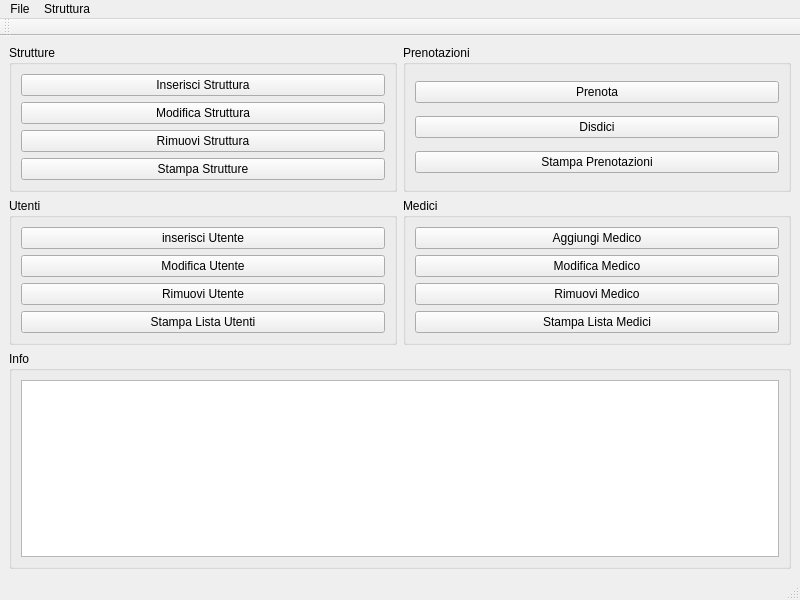
<?xml version="1.0" encoding="UTF-8"?>
<ui version="4.0">
 <class>InterfacciaAmministratore</class>
 <widget class="QMainWindow" name="InterfacciaAmministratore">
  <property name="geometry">
   <rect>
    <x>0</x>
    <y>0</y>
    <width>800</width>
    <height>600</height>
   </rect>
  </property>
  <property name="windowTitle">
   <string>Asl Roma 1</string>
  </property>
  <widget class="QWidget" name="centralwidget">
   <layout class="QGridLayout" name="gridLayout">
    <item row="2" column="3">
     <widget class="QGroupBox" name="prenotazioni">
      <property name="title">
       <string notr="true">Prenotazioni</string>
      </property>
      <property name="flat">
       <bool>false</bool>
      </property>
      <layout class="QVBoxLayout" name="verticalLayout_2">
       <item>
        <widget class="QPushButton" name="prenotaButton">
         <property name="text">
          <string>Prenota</string>
         </property>
        </widget>
       </item>
       <item>
        <widget class="QPushButton" name="disdiciPrenoButton">
         <property name="text">
          <string>Disdici</string>
         </property>
        </widget>
       </item>
       <item>
        <widget class="QPushButton" name="stampaPrenotaButton">
         <property name="text">
          <string>Stampa Prenotazioni</string>
         </property>
        </widget>
       </item>
      </layout>
     </widget>
    </item>
    <item row="3" column="2">
     <widget class="QGroupBox" name="Utenti">
      <property name="title">
       <string notr="true">Utenti</string>
      </property>
      <property name="flat">
       <bool>false</bool>
      </property>
      <layout class="QVBoxLayout" name="verticalLayout">
       <item>
        <widget class="QPushButton" name="inserisciUtenteButton">
         <property name="text">
          <string>inserisci Utente</string>
         </property>
        </widget>
       </item>
       <item>
        <widget class="QPushButton" name="modificaUtenteButton">
         <property name="text">
          <string>Modifica Utente</string>
         </property>
        </widget>
       </item>
       <item>
        <widget class="QPushButton" name="rimuoviUtenteButton">
         <property name="text">
          <string>Rimuovi Utente</string>
         </property>
        </widget>
       </item>
       <item>
        <widget class="QPushButton" name="stampaUtenteButton">
         <property name="text">
          <string>Stampa Lista Utenti</string>
         </property>
        </widget>
       </item>
      </layout>
     </widget>
    </item>
    <item row="3" column="3">
     <widget class="QGroupBox" name="Medici">
      <property name="title">
       <string notr="true">Medici</string>
      </property>
      <property name="flat">
       <bool>false</bool>
      </property>
      <layout class="QVBoxLayout" name="verticalLayout_3">
       <item>
        <widget class="QPushButton" name="aggiungiMedicoButton">
         <property name="text">
          <string>Aggiungi Medico</string>
         </property>
        </widget>
       </item>
       <item>
        <widget class="QPushButton" name="modificaMedicoButton">
         <property name="text">
          <string>Modifica Medico</string>
         </property>
        </widget>
       </item>
       <item>
        <widget class="QPushButton" name="rimuoviMedicoButton">
         <property name="text">
          <string>Rimuovi Medico</string>
         </property>
        </widget>
       </item>
       <item>
        <widget class="QPushButton" name="stampaListaMedici">
         <property name="text">
          <string>Stampa Lista Medici</string>
         </property>
        </widget>
       </item>
      </layout>
     </widget>
    </item>
    <item row="2" column="2">
     <widget class="QGroupBox" name="Strutture">
      <property name="title">
       <string>Strutture</string>
      </property>
      <property name="flat">
       <bool>false</bool>
      </property>
      <property name="checkable">
       <bool>false</bool>
      </property>
      <layout class="QGridLayout" name="gridLayout_2">
       <item row="0" column="0">
        <widget class="QPushButton" name="inseriscistrutturaButton">
         <property name="text">
          <string>Inserisci Struttura</string>
         </property>
        </widget>
       </item>
       <item row="1" column="0">
        <widget class="QPushButton" name="modificaStrutturaButton">
         <property name="text">
          <string>Modifica Struttura</string>
         </property>
        </widget>
       </item>
       <item row="2" column="0">
        <widget class="QPushButton" name="rimuoviStrutturaButton">
         <property name="text">
          <string>Rimuovi Struttura</string>
         </property>
        </widget>
       </item>
       <item row="3" column="0">
        <widget class="QPushButton" name="stampaStruttureButton">
         <property name="text">
          <string>Stampa Strutture</string>
         </property>
        </widget>
       </item>
      </layout>
     </widget>
    </item>
    <item row="4" column="2" colspan="2">
     <widget class="QGroupBox" name="info">
      <property name="title">
       <string>Info</string>
      </property>
      <property name="flat">
       <bool>false</bool>
      </property>
      <layout class="QVBoxLayout" name="verticalLayout_4">
       <item>
        <widget class="QTextBrowser" name="textBrowser"/>
       </item>
      </layout>
     </widget>
    </item>
   </layout>
  </widget>
  <widget class="QMenuBar" name="menubar">
   <property name="geometry">
    <rect>
     <x>0</x>
     <y>0</y>
     <width>800</width>
     <height>21</height>
    </rect>
   </property>
   <widget class="QMenu" name="menuFile">
    <property name="title">
     <string>File</string>
    </property>
   </widget>
   <widget class="QMenu" name="menuStruttura">
    <property name="title">
     <string>Struttura</string>
    </property>
    <addaction name="actioninserisciStruttura"/>
   </widget>
   <addaction name="menuFile"/>
   <addaction name="menuStruttura"/>
  </widget>
  <widget class="QStatusBar" name="statusbar"/>
  <widget class="QToolBar" name="toolBar">
   <property name="windowTitle">
    <string>toolBar</string>
   </property>
   <attribute name="toolBarArea">
    <enum>TopToolBarArea</enum>
   </attribute>
   <attribute name="toolBarBreak">
    <bool>false</bool>
   </attribute>
  </widget>
  <action name="actioninserisciStruttura">
   <property name="text">
    <string>inserisciStruttura</string>
   </property>
   <property name="toolTip">
    <string>inserisci una struttura</string>
   </property>
  </action>
 </widget>
 <resources/>
 <connections/>
</ui>
